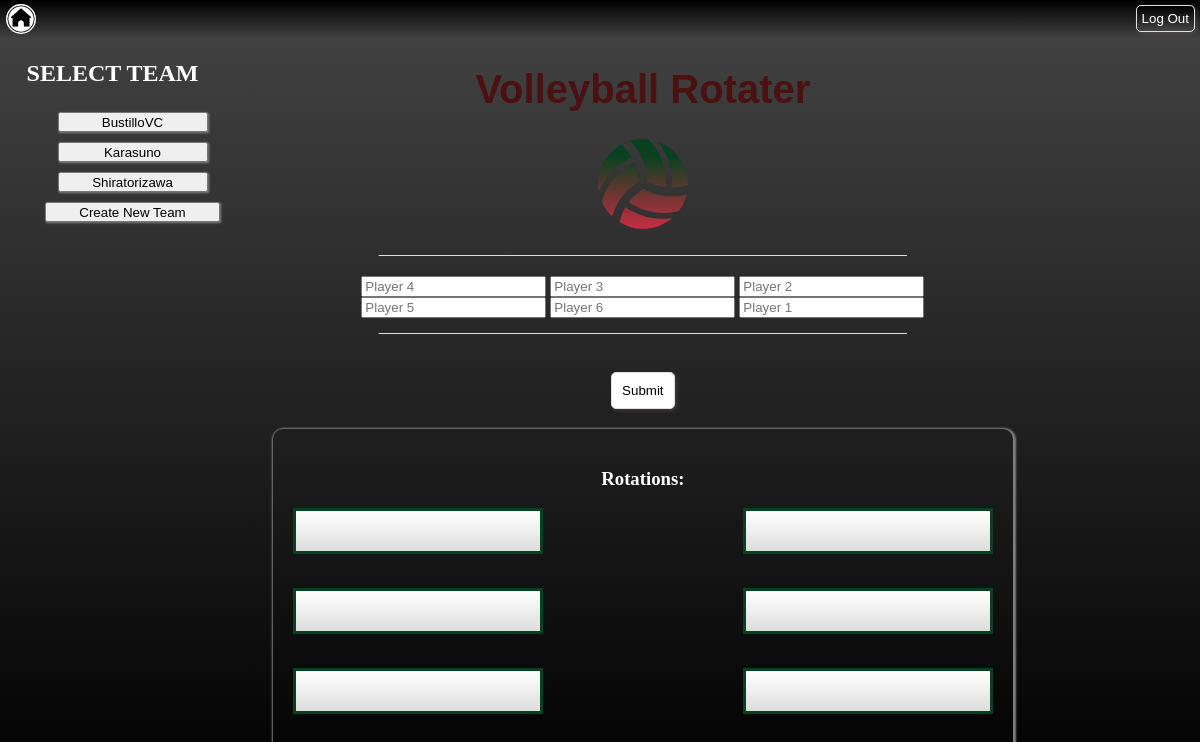
Page / (signed in) on the earlier database version.
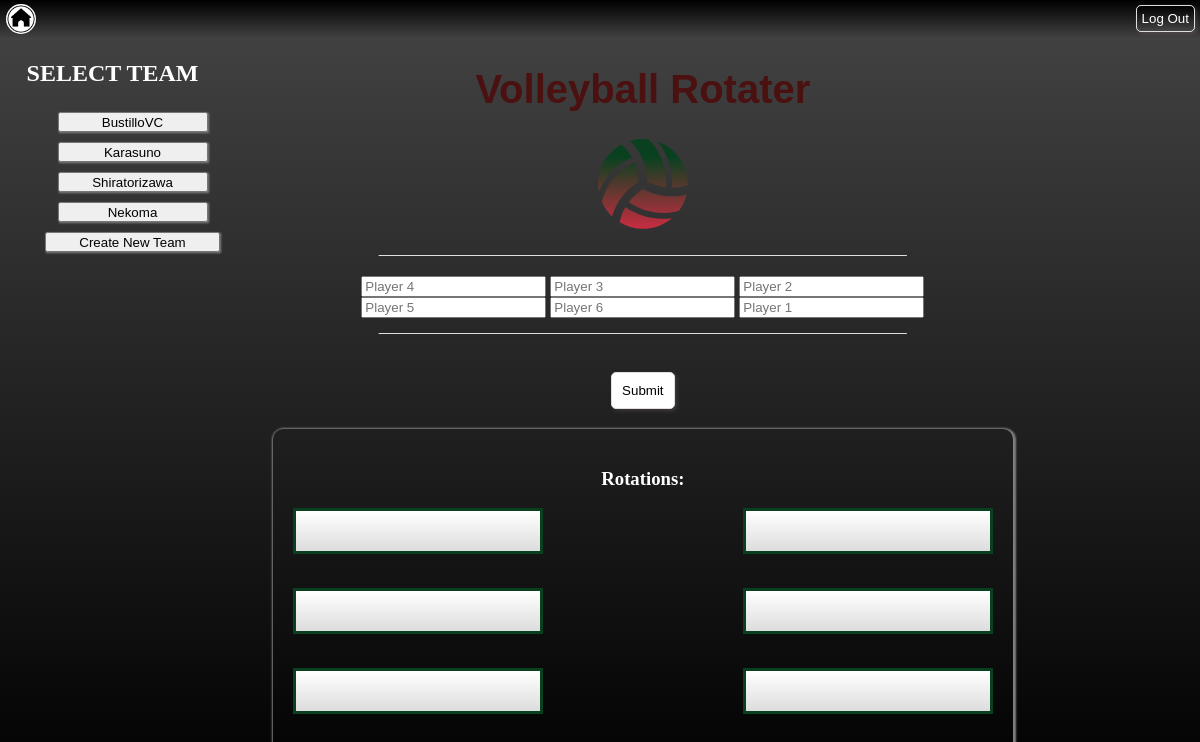
Same page on the later database version.
### tables this page shows
CREATE TABLE teams(id integer NOT NULL, "team_name" varchar(50) PRIMARY KEY NOT NULL);

### app.py (the view)
@app.route("/")
def index():
    if 'logged_in' not in session:
        session['logged_in'] = False
        session['user_id'] = None
        session['teams'] = []
    if not session['logged_in']:
        return render_template("login.html")
    db = create_connection()
    session['teams'] = get_teams(db, session['user_id'])
    return render_template("index.html", teams=session['teams'])

### arief.py (called while the page is built)
def create_connection():
    db = None
    try:
        db = sqlite3.connect(r"volleyball.db")
        print("connection success")
    except Error as e:
        print(e)
    return db

def get_teams(connection,user_id):
    cursor = connection.cursor()
    cursor.execute("SELECT team_name FROM teams WHERE id = ?", (user_id,))
    teams = cursor.fetchall()
    team_list = []
    for team in teams:
        team_list.append(team[0])
    return team_list

### templates/index.html (shortened to what this page needs)
{% extends "layout.html" %}
{% block content %}
<div class="header">
        <h1>Volleyball Rotater</h1>
        <img id="volleyball-image" src="./static/Vector.svg" width="90" height="90" class="bouncy-bouncy"/>
</div>
<body>
    <div class="main">
    __________________________________________________________________ <br/><br/>
    <form id="rotate">
        <input required type="text" id="playerOne" placeholder = "Player 4"></input>
        <input required type="text" id="playerSix" placeholder = "Player 3"></input>
        <input required type="text" id="playerFive" placeholder = "Player 2"></input>
        <br/>
        <input required type="text" id="playerTwo" placeholder = "Player 5"></input>
        <input required type="text" id="playerThree" placeholder = "Player 6"></input>
        <input required type="text" id="playerFour" placeholder = "Player 1"></input> <br/>
        __________________________________________________________________
        <br></br></br>
        <input type="submit" class="submit-btn"></input>
    </form>
    <div class="rotation-box">
    <h3> Rotations: </h3>
        <div class="rotations" id="rotations">
            <table></table>
            <table></table>
            <table></table>
            <table></table>
            <table></table>
            <table></table>
        </div>
    </div>
    </div>
    <div class="team_select">
        <h2>SELECT TEAM</h2>
        <ul>
            {% for team in teams %}
            <form action="team_rotations" method="post">
                <button class="select-button" type="submit">{{ team }}</button>
            </form>
            {% endfor %}
            <button class="select-button new"><a href="/create_team" style=" text-decoration: none; color: black;">Create New Team</a></button>
        </ul>
    </div>
</body>
{% endblock %}

### templates/layout.html (shortened to what this page needs)
<!DOCTYPE html>
<html lang="en" >
    <head>
        <link rel="stylesheet" type="text/css" href="{{ url_for('static',filename='style.css') }}">
    </head>
<body>
        <button class="home">
            <a class="home" href="/"><img id="homebutton" src="/static/images/home-button.png"></a>
        </button>
        <div class="box"></div>
        <div class="logout">
            <form action="/logout">
                <button id="logout-button" class="submit-btn">Log Out</button>
            </form>
        </div>
</body>
    {% block content %}{% endblock %}
</html>

### static/style.css (style rules this page uses)
html { overflow: hidden; height: 100%; }
.box { grid-area: 1/2; background-image: linear-gradient(#000000, #444444); }
body { display: grid; grid-template: 1fr 5fr 14fr / 1fr 6fr 1fr; margin: 0; text-align: center; height: 100%; background-image: linear-gradient(#444444, #000000); background-size: cover; background-position: center; background-attachment: fixed; }
table { text-align: center; color: #094120; background-image: linear-gradient(#ffffff, #dddddd); border: 3px solid #094120; width: 250px; height: 46px; justify-self: center; }
.rotation-box { margin: 20px; padding: 20px; border-radius: 10px; box-shadow: 1px 1px 2px 2px grey; }
.header { overflow: auto; width: 100%; grid-area: 2 / 2; }
#logout-button { grid-area: 1 / 3; cursor: pointer; padding: 5px; margin: 5px; background-image: linear-gradient(#000000, #444444); color:white; }
.logout { grid-area: 1 / 3; background-image: linear-gradient(#000000, #444444); text-align: right; align-items: center; text-decoration: none; color: white; }
.main { height: 100%; margin: 0; padding: 0; border: 0; color: white; grid-area: 3 / 2 ; justify-self: center; }
h1 { position: relative; font-family: Arial; font-size: 72px; color: #4b1010; font-size: 40px; }
#rotations { display: grid; grid-template: 80px 80px 80px / 1fr 1fr; grid-auto-flow: column; grid-column-gap: 200px; }
.submit-btn { border-radius: 5px; color: black; background: white; padding: 10px; border: 1px solid #DEDEDE; box-sizing: border-box; box-shadow: 2px 2px 4px rgba(156, 122, 122, 0.25); }
#homebutton { width: 30px; height: 30px; background: white; border-radius: 100%; }
button.home { grid-area: 1 / 1; border: none; margin: 0 0 0 0; background-image: linear-gradient(#000000, #444444); text-align: left; }
.team_select { color: white; grid-area: 2 / 1 / span 2 / 1; }
.select-button { width: 150px; height:20px; margin: 5px; box-shadow: 1px 1px 2px grey; }
.select-button.new { width: 175px; }

Differences in the rows shown:
added teams: team_name "Nekoma"
